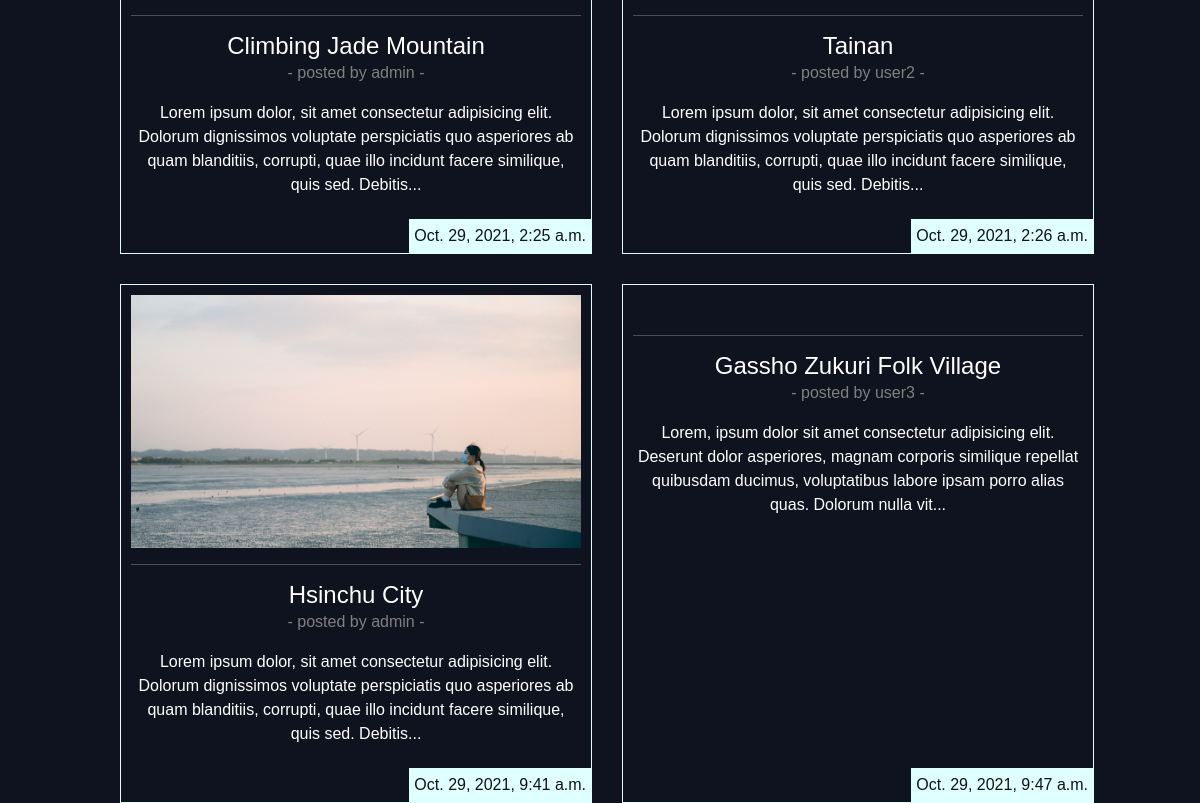
Before: / (lower part) with the older database file.
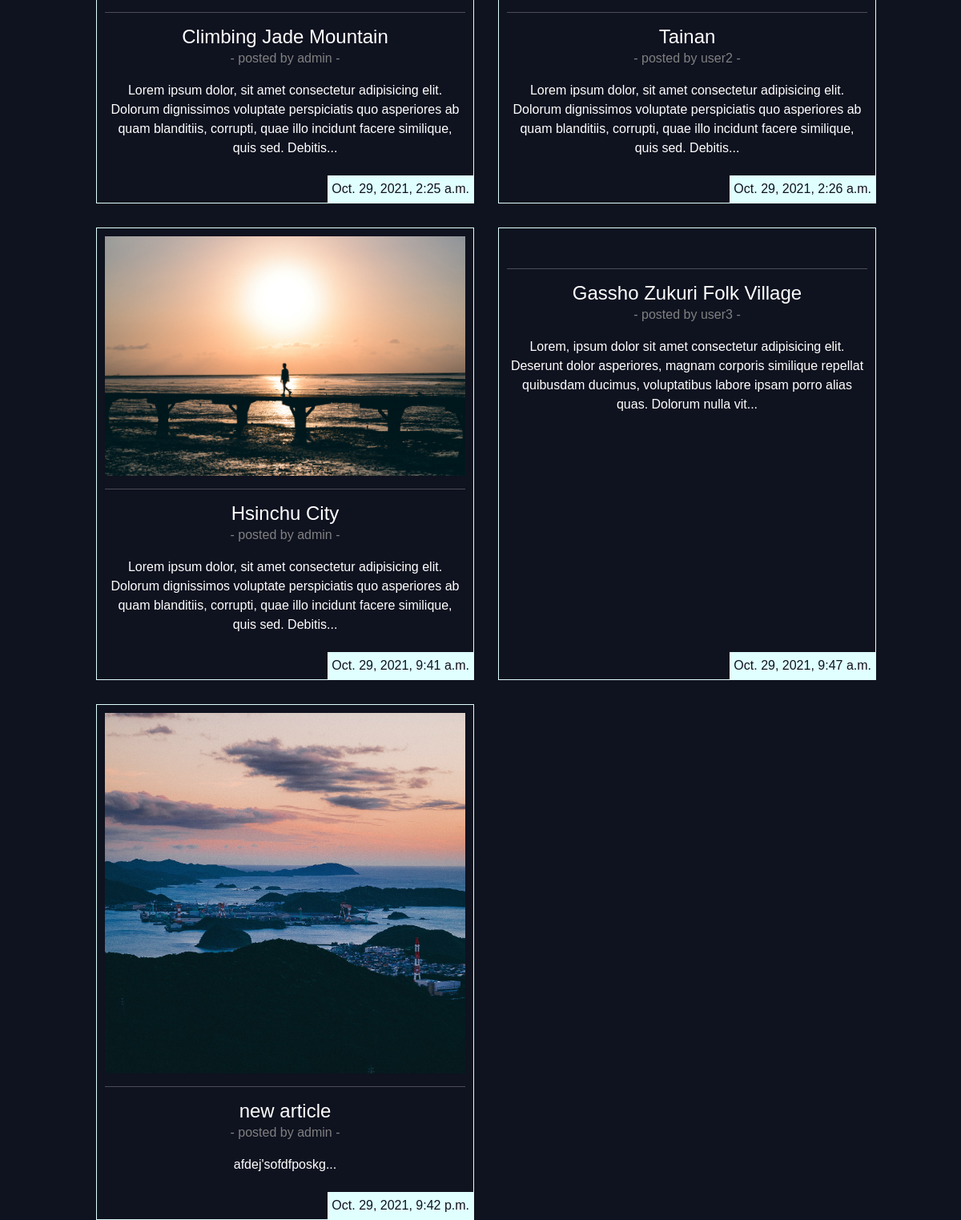
After: the same page with the newer database file.
### articles/models.py (models this page shows, shortened)
class Article(models.Model):
    title = models.CharField(max_length=100)
    slug = models.SlugField()   # s/b url friendly string
    body = models.TextField()
    date = models.DateTimeField( auto_now_add=True)
    thumb = models.ImageField(default="default.png", blank=True)
    author = models.ForeignKey(User, on_delete=models.CASCADE, default=None)
    ''' model method '''
    def snippet(self):
        return self.body[:200]+"..."

### articles/views.py (the view)
# urls.py: url(r'^$',views.article_list, name="list"),    #when the user visit .com, it fires homepage() in the views.py
def article_list(request):
    articles =Article.objects.all().order_by('date')
    return render(request, 'articles/article_list.html',{'articles':articles})

### articles/templates/articles/article_list.html (shortened to what this page needs)
{% extends 'base_layout.html' %}
{% block content %}
        <div class="articles">
            {% for article in articles %}
                <div class="article">
                    <div> <img width="450px" src="{{ article.thumb.url }}" alt=""></div>
                    <hr>
                    <h2><a href="{% url 'articlesApp:detail' article.slug %}">{{ article.title }}</a></h2>
                    <p class="description"> - posted by {{ article.author }} -</p>
                    <p>{{ article.snippet }}</p>
                    <p class="date">{{ article.date }}</p>
                </div>
            {% endfor %}
        </div>
{% endblock %}

Changed rows visible on the page:
changed Article "Hsinchu City": thumb: a different picture
added Article: thumb (picture), title "new article", author "admin", snippet "afdej'sofdfposkg...", date "Oct. 29, 2021, 9:42 p.m."
